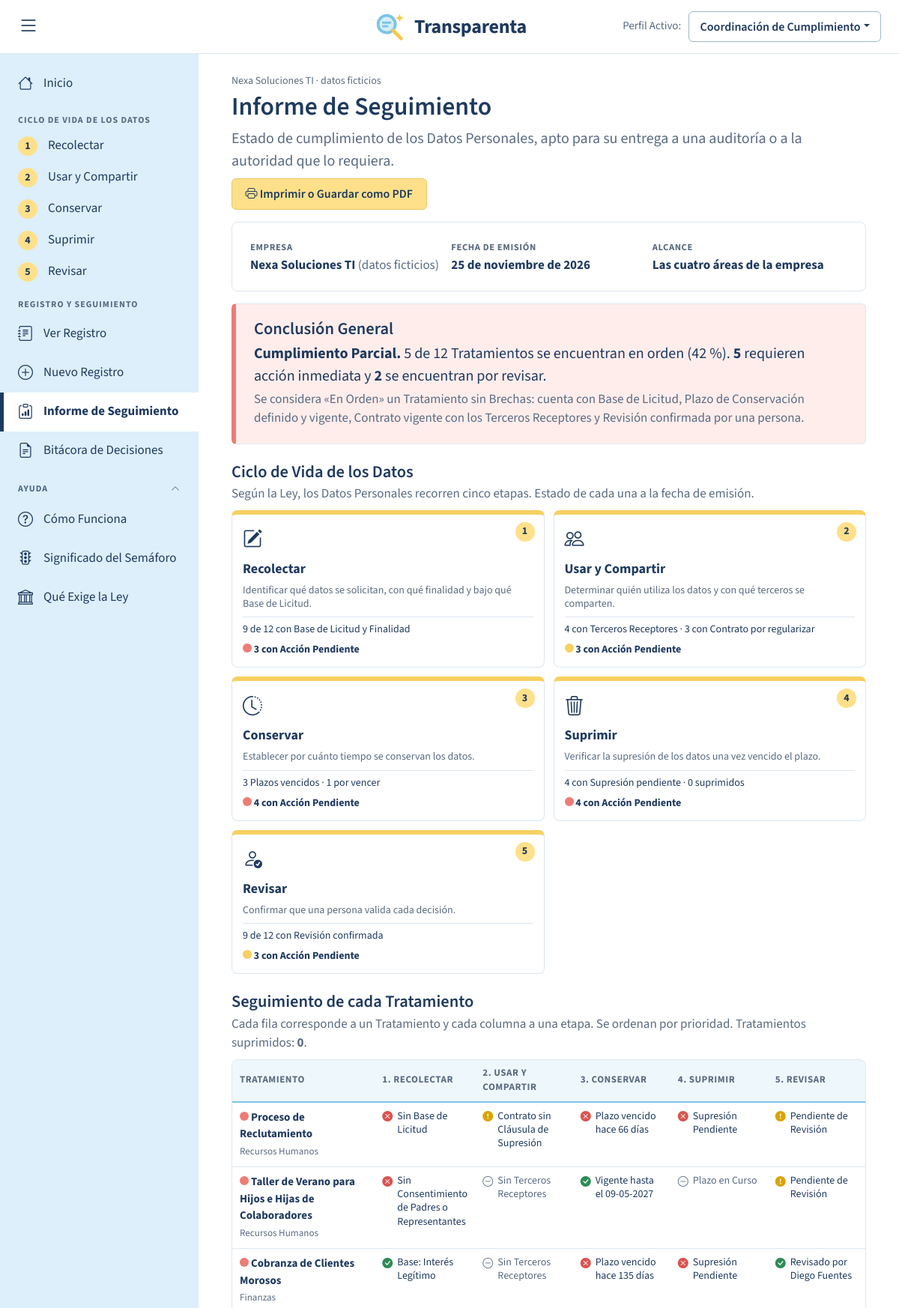
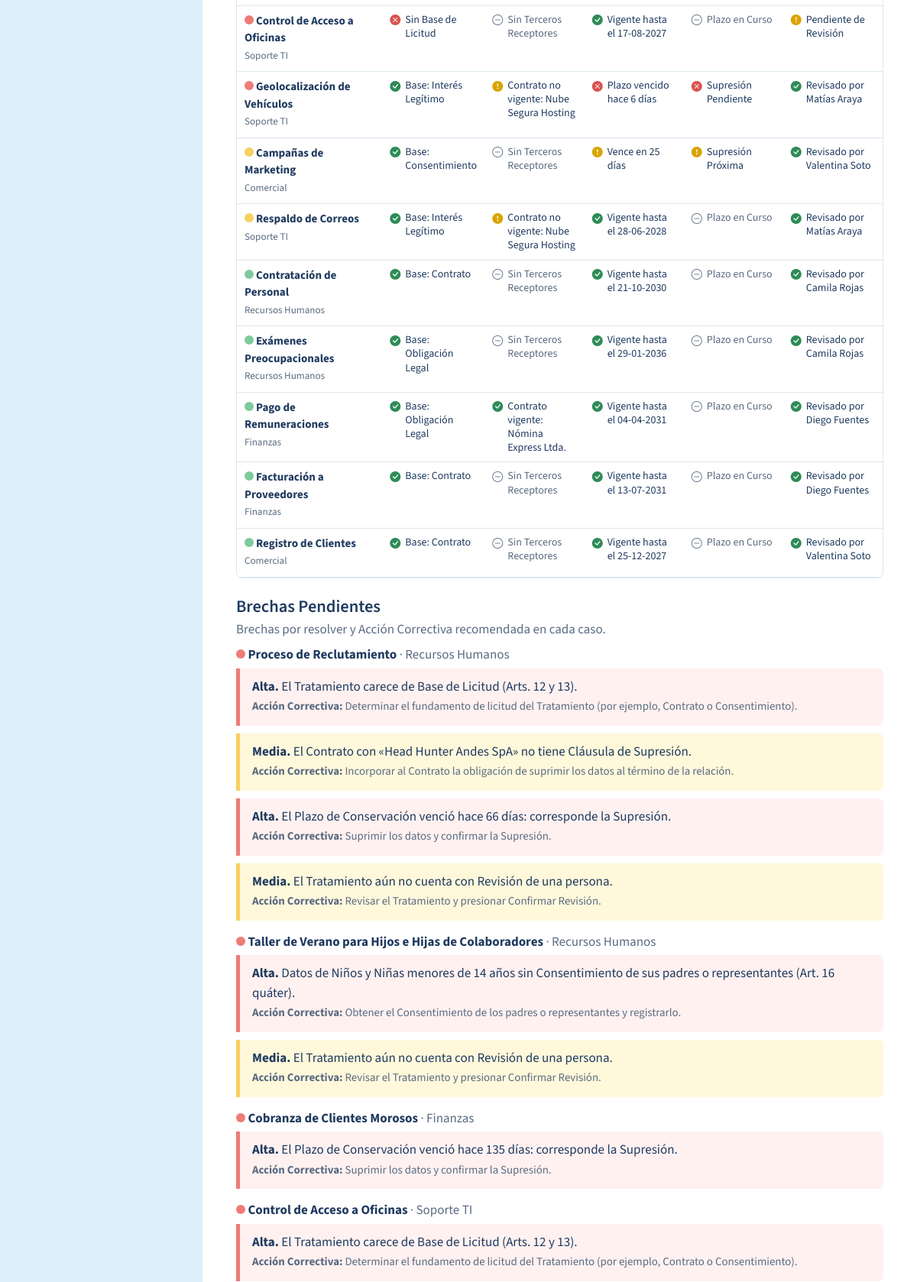
Screenshot of /informe (upper part) with the database file from the repository (2 pictures, top to bottom).
### tables this page shows
CREATE TABLE tratamiento (
    id                  INTEGER PRIMARY KEY AUTOINCREMENT,
    area_id             INTEGER NOT NULL REFERENCES area(id),
    actividad           TEXT NOT NULL,
    finalidad           TEXT,
    categoria_dato      TEXT NOT NULL CHECK (categoria_dato IN ('Común','Económico','Sensible','Geolocalización')),
    detalle_datos       TEXT,
    grupo_titular       TEXT NOT NULL CHECK (grupo_titular IN ('Trabajadores','Trabajadores Externos','Proveedores','Clientes','Postulantes','Familiares de Trabajadores')),
    titulares           TEXT NOT NULL CHECK (titulares IN ('Mayores de Edad','Adolescentes (14 a 17 años)','Niños y Niñas (Menores de 14 años)')),
    base_licitud        TEXT CHECK (base_licitud IN ('Consentimiento','Contrato','Obligación Legal','Interés Legítimo','Defensa de Derechos') OR base_licitud IS NULL),
    origen              TEXT,
    responsable         TEXT,
    plazo_meses         INTEGER,
    fecha_inicio        TEXT NOT NULL,
    tercero_id          INTEGER REFERENCES tercero(id),
    medidas_seguridad   TEXT,
    revisado_por        TEXT,
    fecha_revision      TEXT,
    suprimido           INTEGER NOT NULL DEFAULT 0 CHECK (suprimido IN (0,1))
);

CREATE TABLE area (
    id           INTEGER PRIMARY KEY AUTOINCREMENT,
    nombre       TEXT NOT NULL UNIQUE,
    responsable  TEXT
);

### Aplicacion/app.py (the view)
@app.route("/informe")
def informe():
    filas = cargar_filas()
    filas.sort(key=lambda x: (ORDEN[x["semaforo"]], x["t"]["id"]))
    total = len(filas)
    cuenta = {k: sum(1 for f in filas if f["semaforo"] == k) for k in ORDEN}
    resumen = {
        "revisados": sum(1 for f in filas if f["t"]["revisado_por"]),
        "vencidos": sum(1 for f in filas if f["dias"] is not None and f["dias"] < 0),
        "por_vencer": sum(1 for f in filas if f["dias"] is not None and 0 <= f["dias"] <= 30),
        "pct_orden": round(cuenta["verde"] / total * 100) if total else 0,
    }
    pendientes = [f for f in filas if f["brechas"]]
    con = conectar()
    suprimidos = con.execute("SELECT COUNT(*) FROM tratamiento WHERE suprimido = 1").fetchone()[0]
    if session.get("rol") == "area":
        movs = con.execute("""SELECT b.*, t.actividad FROM bitacora b JOIN tratamiento t ON t.id = b.tratamiento_id
                              WHERE t.area_id = ? ORDER BY b.id DESC LIMIT 8""", (session.get("area_id", 1),)).fetchall()
    else:
        movs = con.execute("""SELECT b.*, t.actividad FROM bitacora b
                              LEFT JOIN tratamiento t ON t.id = b.tratamiento_id ORDER BY b.id DESC LIMIT 8""").fetchall()
    con.close()
    return render_template("informe.html", ciclo=resumen_ciclo(filas, suprimidos), filas=filas, total=total, cuenta=cuenta, resumen=resumen,
                           pendientes=pendientes, suprimidos=suprimidos, movs=movs, hoy=date.today())

### Aplicacion/app.py (called while the page is built)
def conectar():
    con = sqlite3.connect(RUTA_BD)
    con.row_factory = sqlite3.Row
    con.execute("PRAGMA foreign_keys = ON")
    return con

def sumar_meses(fecha, meses):
    m = fecha.month - 1 + meses
    anio, mes = fecha.year + m // 12, m % 12 + 1
    dia = min(fecha.day, [31, 29 if anio % 4 == 0 and (anio % 100 != 0 or anio % 400 == 0) else 28,
                          31, 30, 31, 30, 31, 31, 30, 31, 30, 31][mes - 1])
    return date(anio, mes, dia)

def resumen_ciclo(filas, suprimidos=0):
    n = len(filas); out = []
    for e in ETAPAS:
        c = {x: sum(1 for f in filas if f["etapas"][e["k"]][0] == x) for x in ESTADO_ORDEN}
        k = e["k"]
        if k == "recolectar": txt = f"{c['ok']} de {n} con Base de Licitud y Finalidad"
        elif k == "compartir":
            con_t = c["ok"] + c["aviso"] + c["alerta"]
            txt = f"{con_t} con Terceros Receptores · {c['aviso']} con Contrato por regularizar"
        elif k == "conservar": txt = f"{c['alerta']} Plazos vencidos · {c['aviso']} por vencer"
        elif k == "suprimir": txt = f"{c['alerta'] + c['aviso']} con Supresión pendiente · {suprimidos} suprimidos"
        else: txt = f"{c['ok']} de {n} con Revisión confirmada"
        out.append({**e, "c": c, "txt": txt, "atencion": c["alerta"] + c["aviso"]})
    return out

def lista_areas():
    con = conectar()
    areas = con.execute("SELECT * FROM area ORDER BY id").fetchall()
    con.close()
    return areas

def cargar_filas():
    con = conectar()
    filas = []
    for t in con.execute(CONSULTA + " WHERE t.suprimido = 0 ORDER BY t.id"):
        brechas, semaforo, supresion, dias = analizar(t)
        filas.append({"t": t, "brechas": brechas, "semaforo": semaforo, "supresion": supresion, "dias": dias,
                      "etapas": etapas_de(t, brechas, supresion, dias)})
    con.close()
    if session.get("rol") == "area":          # el Responsable de Área solo ve su área
        filas = [f for f in filas if f["t"]["area_id"] == session.get("area_id", 1)]
    return filas

def titulo(texto):
    if not texto: return texto
    palabras, salida = str(texto).split(" "), []
    for i, p in enumerate(palabras):
        pura = p.strip("«»()¿?¡!,.")
        if i > 0 and pura.lower() in MENORES: salida.append(p)
        elif p[:1] in "«(" and len(p) > 1: salida.append(p[0] + p[1:2].upper() + p[2:])
        else: salida.append(p[:1].upper() + p[1:])
    return " ".join(salida)

### Aplicacion/templates/informe.html (shortened to what this page needs)
{% extends "base.html" %}
{% from "_ciclo.html" import tarjetas, chip %}
{% block contenido %}
{% set meses = ['enero','febrero','marzo','abril','mayo','junio','julio','agosto','septiembre','octubre','noviembre','diciembre'] %}
<div class="d-flex justify-content-between align-items-end flex-wrap gap-2 mb-3">
  <div><h1>Informe de Seguimiento</h1>
    <div class="muted fs-5">Estado de cumplimiento de los Datos Personales, apto para su entrega a una auditoría o a la autoridad que lo requiera.</div></div>
  <button class="btn btn-banana no-imprimir" onclick="window.print()"><i class="bi bi-printer"></i> Imprimir o Guardar como PDF</button>
</div>
<div class="tarjeta mb-3">
  <div class="row g-2">
    <div class="col-md-4"><span class="eti">Empresa</span><br><b>Nexa Soluciones TI</b> <span class="muted">(datos ficticios)</span></div>
    <div class="col-md-4"><span class="eti">Fecha de Emisión</span><br><b>{{ hoy.day }} de {{ meses[hoy.month-1] }} de {{ hoy.year }}</b></div>
    <div class="col-md-4"><span class="eti">Alcance</span><br><b>{% if rol=='area' %}Área de {{ area_actual.nombre }}{% else %}Las cuatro áreas de la empresa{% endif %}</b></div>
  </div>
</div>
<div class="tarjeta {{ 'menta' if cuenta.rojo==0 and cuenta.amarillo==0 else 'rosa' if cuenta.rojo else 'van' }} mb-4">
  <h2 class="mb-1">Conclusión General</h2>
  {% if total == 0 %}
    <p class="mb-0">Aún no existen Tratamientos registrados.</p>
  {% elif cuenta.rojo == 0 and cuenta.amarillo == 0 %}
    <p class="mb-0 fs-5"><b>Cumplimiento Total.</b> Los {{ total }} Tratamientos se encuentran en orden, sin Brechas.</p>
  {% else %}
    <p class="mb-1 fs-5"><b>Cumplimiento Parcial.</b> {{ cuenta.verde }} de {{ total }} Tratamientos se encuentran en orden ({{ resumen.pct_orden }}&nbsp;%).
      {% if cuenta.rojo %}<b>{{ cuenta.rojo }}</b> requieren acción inmediata{% endif %}{% if cuenta.rojo and cuenta.amarillo %} y {% endif %}{% if cuenta.amarillo %}<b>{{ cuenta.amarillo }}</b> se encuentran por revisar{% endif %}.</p>
    <p class="muted mb-0">Se considera «En Orden» un Tratamiento sin Brechas: cuenta con Base de Licitud, Plazo de Conservación definido y vigente, Contrato vigente con los Terceros Receptores y Revisión confirmada por una persona.</p>
  {% endif %}
</div>
<h2 class="mb-1">Ciclo de Vida de los Datos</h2>
<div class="muted mb-2">Según la Ley, los Datos Personales recorren cinco etapas. Estado de cada una a la fecha de emisión.</div>
{{ tarjetas(ciclo) }}
<h2 class="mb-1">Seguimiento de cada Tratamiento</h2>
<div class="muted mb-2">Cada fila corresponde a un Tratamiento y cada columna a una etapa. Se ordenan por prioridad. Tratamientos suprimidos: <b>{{ suprimidos }}</b>.</div>
<div class="tarjeta p-0 mb-4" style="overflow-x:auto">
<table class="tabla-inf tabla-ciclo">
  <thead><tr><th>Tratamiento</th>{% for e in etapas_menu %}<th>{{ e.n }}. {{ e.nombre }}</th>{% endfor %}</tr></thead>
  <tbody>
  {% for f in filas %}
  <tr><td><span class="luz {{ f.semaforo }}"></span> <b>{{ f.t.actividad|titulo }}</b><br><span class="muted small">{{ f.t.area_nombre }}</span></td>
  {% for e in etapas_menu %}<td>{{ chip(f.etapas[e.k]) }}</td>{% endfor %}</tr>
  {% else %}<tr><td colspan="6" class="muted">No hay Tratamientos.</td></tr>{% endfor %}
  </tbody>
</table></div>
<h2 class="mb-1">Brechas Pendientes</h2>
<div class="muted mb-2">Brechas por resolver y Acción Correctiva recomendada en cada caso.</div>
{% for f in pendientes %}
<div class="mb-3" style="break-inside:avoid">
  <div class="mb-1"><span class="luz {{ f.semaforo }}"></span> <b>{{ f.t.actividad|titulo }}</b> <span class="muted">· {{ f.t.area_nombre }}</span></div>
  {% for g, texto in f.brechas %}
  <div class="brecha {{ g }}"><b>{{ g }}.</b> {{ texto }}<br><span class="muted small"><b>Acción Correctiva:</b> {{ que_hacer(texto) }}</span></div>
  {% endfor %}
</div>
{% else %}<div class="tarjeta menta mb-4">No hay Brechas pendientes.</div>{% endfor %}
{% endblock %}

### Aplicacion/static/app.css (style rules this page uses)
:root { --marino:#1F3A5F;--gris:#5A6B82;--celeste:#DCEFFA;--celeste2:#BFE3F2;--celeste3:#EEF7FC;--vainilla:#FFF3C4;--banana:#FFE08A; --menta:#E9F7EF;--rosa:#FFE9E7;--lila:#EFEAFB;--rojo:#EE7B76;--amar:#F7D060;--verde:#7DCB9C;--borde:#DCE7F0;--azul:#7CC4E6; --bs-link-color:#1F3A5F;--bs-link-hover-color:#0F2A4A;--bs-link-color-rgb:31,58,95; --bs-body-font-family:'Source Sans 3','Segoe UI',Arial,sans-serif;--bs-body-color:#1F3A5F;--bs-body-bg:#fff;--bs-border-radius:.4rem }
body { font-size:17px }
h1,h2 { font-weight:600;color:var(--marino) }
h1 { font-size:2.1rem;margin-bottom:.4rem }
h2 { font-size:1.4rem }
.muted { color:var(--gris) }
.tarjeta { border:1px solid var(--borde);border-radius:8px;padding:20px 24px;background:#fff }
.tarjeta.celeste,.tarjeta.van,.tarjeta.rosa,.tarjeta.menta,.tarjeta.lila { border-left-width:6px;border-radius:6px }
.tarjeta.rosa { background:#FFEDEB;border-left-color:var(--rojo) }
.btn { border-radius:6px;font-weight:600;padding:.5rem 1.1rem }
.btn-banana { background:var(--banana);border:1px solid #E6C766;color:var(--marino) }
.luz { display:inline-block;width:12px;height:12px;border-radius:50%;flex:none }
.luz.rojo { background:var(--rojo) }
.luz.amarillo { background:var(--amar) }
.luz.verde { background:var(--verde) }
.brecha { border-left:5px solid;border-radius:0 6px 6px 0;padding:12px 16px;margin-bottom:10px }
.brecha.Alta { background:#FFF1F0;border-color:var(--rojo) }
.brecha.Media { background:#FFF8DB;border-color:var(--amar) }
.eti { font-size:.78rem;font-weight:700;text-transform:uppercase;letter-spacing:.05em;color:var(--gris) }
.tabla-inf { width:100%;border-collapse:collapse;font-size:15px }
.tabla-inf th { background:var(--celeste3);text-align:left;padding:8px 10px;border-bottom:2px solid var(--azul);font-size:13px;text-transform:uppercase;letter-spacing:.04em;color:var(--gris) }
.tabla-inf td { padding:9px 10px;border-bottom:1px solid var(--borde);vertical-align:top }
.tabla-inf tr { break-inside:avoid }
.tabla-ciclo td,.tabla-ciclo th { min-width:130px }
.tabla-ciclo td:first-child,.tabla-ciclo th:first-child { min-width:190px }

### rows the page displays
tratamiento: t.actividad|titulo "Proceso de Reclutamiento", t.actividad|titulo "Proceso de Reclutamiento"
area: t.area_nombre "Recursos Humanos" "Recursos Humanos" "Recursos Humanos" "Recursos Humanos", t.area_nombre "Recursos Humanos" "Recursos Humanos"
tratamiento: t.actividad|titulo "Taller de Verano para Hijos e Hijas de Colaboradores", t.actividad|titulo "Taller de Verano para Hijos e Hijas de Colaboradores"
tratamiento: t.actividad|titulo "Cobranza de Clientes Morosos", t.actividad|titulo "Cobranza de Clientes Morosos"
area: t.area_nombre "Finanzas" "Finanzas" "Finanzas", t.area_nombre "Finanzas"
tratamiento: t.actividad|titulo "Control de Acceso a Oficinas", t.actividad|titulo "Control de Acceso a Oficinas"
area: t.area_nombre "Soporte TI" "Soporte TI" "Soporte TI", t.area_nombre "Soporte TI"
tratamiento: t.actividad|titulo "Geolocalización de Vehículos"
tratamiento: t.actividad|titulo "Campañas de Marketing"
area: t.area_nombre "Comercial" "Comercial"
tratamiento: t.actividad|titulo "Respaldo de Correos"
tratamiento: t.actividad|titulo "Contratación de Personal"
tratamiento: t.actividad|titulo "Exámenes Preocupacionales"
tratamiento: t.actividad|titulo "Pago de Remuneraciones"
tratamiento: t.actividad|titulo "Facturación a Proveedores"
tratamiento: t.actividad|titulo "Registro de Clientes"

### other values shown
{{ e.n }} "1" "2" "3" "4" "5"
{{ e.nombre }} "Recolectar" "Usar y Compartir" "Conservar" "Suprimir" "Revisar"
{{ hoy.day }} "25"
{{ meses[hoy.month-1] }} "noviembre"
{{ hoy.year }} "2026"
{{ cuenta.verde }} "5"
{{ total }} "12"
{{ resumen.pct_orden }} "42"
{{ cuenta.rojo }} "5"
{{ cuenta.amarillo }} "2"
{{ e.pregunta }} "Identificar qué datos se solicitan, con qué finalidad y bajo qué Base de Licitud." "Determinar quién utiliza los datos y con qué terceros se comparten." "Establecer por cuánto tiempo se conservan los datos." "Verificar la supresión de los datos una vez vencido el plazo." "Confirmar que una persona valida cada decisión."
{{ e.txt }} "9 de 12 con Base de Licitud y Finalidad" "4 con Terceros Receptores · 3 con Contrato por regularizar" "3 Plazos vencidos · 1 por vencer" "4 con Supresión pendiente · 0 suprimidos" "9 de 12 con Revisión confirmada"
{{ e.atencion }} "3" "3" "4" "4" "3"
{{ suprimidos }} "0"
{{ e.nombre }} "RECOLECTAR" "USAR Y COMPARTIR" "CONSERVAR" "SUPRIMIR" "REVISAR"
